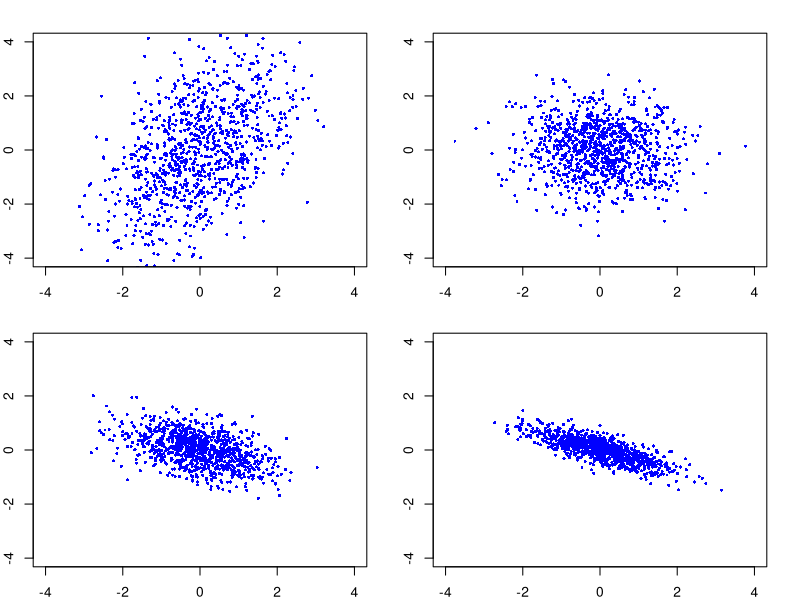

Generate this figure with R:
## Creates four sets of two domensional artificial data, and saves them in one data frame called "data", plots the four sets of data.

# Standard normally distributed twodimensional artificial data:
createArtificialData <- function(theta, var){
	data <- cbind(rnorm(1000),rnorm(1000))
	R <- t(matrix(c(cos(theta), -sin(theta), sin(theta), cos(theta)),2,2)) # Rotation matrix
	D <- matrix(c(var[1],0,0,var[2]),2,2)# Dilation matrix
	A <- D%*%R # First dilate, then rotate
	data = apply(data, 1, "%*%", A)
	data = data.frame(data[1,],data[2,])
}

data1 <- createArtificialData(theta = pi/8, var = c(1,2))
data2 <- createArtificialData(theta = pi/8, var = c(1,1))
data3 <- createArtificialData(theta = pi/8, var = c(1,1/2))
data4 <- createArtificialData(theta = pi/8, var = c(1,1/4))

data <- data.frame(data1, data2,data3,data4)
colnames(data) = c("X1", "Y1", "X2", "Y2","X3", "Y3","X4", "Y4")
rm(data1, data2, data3,data4)

write.table(data, "data1")



# plotting:
par(mfrow = c(2,2))
par(mar=c(0,0,0,0)+2)
attach(data)
plot(X1,Y1, pch = 16, cex = 0.5, col = 'blue', xlim = c(-4,4), ylim = c(-4,4), xlab = NA, ylab = NA)
plot(X2,Y2, pch = 16, cex = 0.5, col = 'blue', xlim = c(-4,4), ylim = c(-4,4), xlab = NA, ylab = NA)
plot(X3,Y3, pch = 16, cex = 0.5, col = 'blue', xlim = c(-4,4), ylim = c(-4,4), xlab = NA, ylab = NA)
plot(X4,Y4, pch = 16, cex = 0.5, col = 'blue', xlim = c(-4,4), ylim = c(-4,4), xlab = NA, ylab = NA)
detach(data)

rm(createArtificialData)